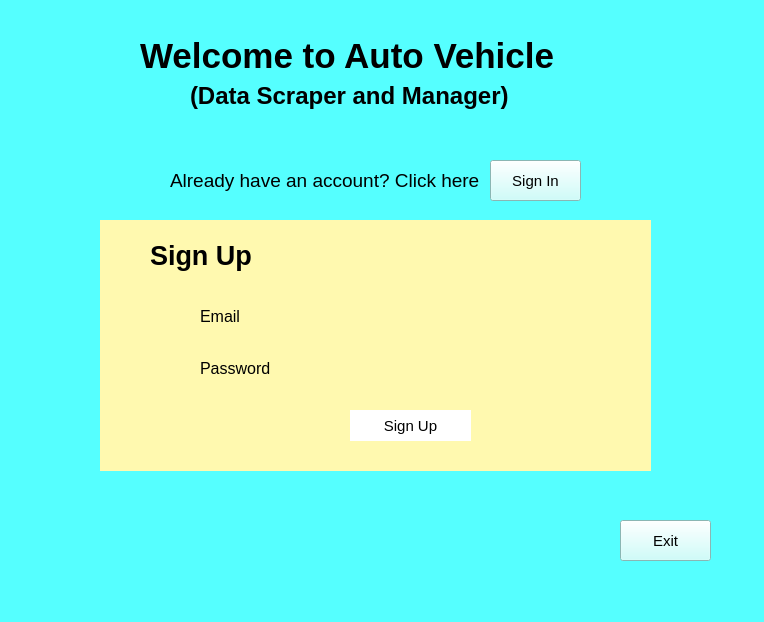
<?xml version="1.0" encoding="UTF-8"?>
<ui version="4.0">
 <class>Firstpage</class>
 <widget class="QWidget" name="Firstpage">
  <property name="geometry">
   <rect>
    <x>0</x>
    <y>0</y>
    <width>764</width>
    <height>622</height>
   </rect>
  </property>
  <property name="windowTitle">
   <string>SDMS</string>
  </property>
  <property name="windowIcon">
   <iconset>
    <normaloff>Pics/images.jpg</normaloff>Pics/images.jpg</iconset>
  </property>
  <property name="autoFillBackground">
   <bool>false</bool>
  </property>
  <property name="styleSheet">
   <string notr="true">background-color:rgb(85, 255, 255)
</string>
  </property>
  <widget class="QLabel" name="label">
   <property name="geometry">
    <rect>
     <x>140</x>
     <y>40</y>
     <width>451</width>
     <height>31</height>
    </rect>
   </property>
   <property name="font">
    <font>
     <pointsize>26</pointsize>
     <weight>75</weight>
     <bold>true</bold>
    </font>
   </property>
   <property name="text">
    <string>Welcome to Auto Vehicle</string>
   </property>
  </widget>
  <widget class="QLabel" name="label_3">
   <property name="geometry">
    <rect>
     <x>170</x>
     <y>160</y>
     <width>321</width>
     <height>41</height>
    </rect>
   </property>
   <property name="font">
    <font>
     <pointsize>14</pointsize>
    </font>
   </property>
   <property name="text">
    <string>Already have an account? Click here</string>
   </property>
  </widget>
  <widget class="QLabel" name="label_2">
   <property name="geometry">
    <rect>
     <x>190</x>
     <y>80</y>
     <width>391</width>
     <height>31</height>
    </rect>
   </property>
   <property name="font">
    <font>
     <pointsize>18</pointsize>
     <weight>75</weight>
     <bold>true</bold>
    </font>
   </property>
   <property name="text">
    <string>(Data Scraper and Manager)</string>
   </property>
  </widget>
  <widget class="QPushButton" name="signIn">
   <property name="geometry">
    <rect>
     <x>490</x>
     <y>160</y>
     <width>91</width>
     <height>41</height>
    </rect>
   </property>
   <property name="font">
    <font>
     <pointsize>11</pointsize>
    </font>
   </property>
   <property name="styleSheet">
    <string notr="true">background-color:rgb(193, 255, 251)</string>
   </property>
   <property name="text">
    <string>Sign In</string>
   </property>
   <property name="icon">
    <iconset resource="../Pics/a1.qrc">
     <normaloff>:/a1/icons8-login-30.png</normaloff>:/a1/icons8-login-30.png</iconset>
   </property>
   <property name="iconSize">
    <size>
     <width>50</width>
     <height>50</height>
    </size>
   </property>
  </widget>
  <widget class="QFrame" name="frame">
   <property name="geometry">
    <rect>
     <x>100</x>
     <y>220</y>
     <width>551</width>
     <height>251</height>
    </rect>
   </property>
   <property name="styleSheet">
    <string notr="true">background-color:rgb(255, 249, 175);
border :3px black; </string>
   </property>
   <property name="frameShape">
    <enum>QFrame::Panel</enum>
   </property>
   <property name="frameShadow">
    <enum>QFrame::Raised</enum>
   </property>
   <widget class="QPlainTextEdit" name="plainTextEdit">
    <property name="geometry">
     <rect>
      <x>190</x>
      <y>80</y>
      <width>271</width>
      <height>31</height>
     </rect>
    </property>
    <property name="styleSheet">
     <string notr="true">background-color:rgb(255, 255, 255);\nborder :3px black;</string>
    </property>
   </widget>
   <widget class="QPlainTextEdit" name="plainTextEdit_2">
    <property name="geometry">
     <rect>
      <x>190</x>
      <y>140</y>
      <width>271</width>
      <height>31</height>
     </rect>
    </property>
    <property name="styleSheet">
     <string notr="true">background-color:rgb(255, 255, 255);\nborder :3px black;</string>
    </property>
   </widget>
   <widget class="QLabel" name="label_4">
    <property name="geometry">
     <rect>
      <x>50</x>
      <y>20</y>
      <width>351</width>
      <height>31</height>
     </rect>
    </property>
    <property name="font">
     <font>
      <pointsize>20</pointsize>
      <weight>75</weight>
      <bold>true</bold>
     </font>
    </property>
    <property name="text">
     <string>Sign Up</string>
    </property>
   </widget>
   <widget class="QLabel" name="label_5">
    <property name="geometry">
     <rect>
      <x>100</x>
      <y>90</y>
      <width>47</width>
      <height>13</height>
     </rect>
    </property>
    <property name="font">
     <font>
      <pointsize>12</pointsize>
     </font>
    </property>
    <property name="text">
     <string>Email</string>
    </property>
   </widget>
   <widget class="QLabel" name="label_6">
    <property name="geometry">
     <rect>
      <x>100</x>
      <y>140</y>
      <width>71</width>
      <height>16</height>
     </rect>
    </property>
    <property name="font">
     <font>
      <pointsize>12</pointsize>
     </font>
    </property>
    <property name="text">
     <string>Password</string>
    </property>
   </widget>
   <widget class="QPushButton" name="signup">
    <property name="geometry">
     <rect>
      <x>250</x>
      <y>190</y>
      <width>121</width>
      <height>31</height>
     </rect>
    </property>
    <property name="font">
     <font>
      <pointsize>11</pointsize>
     </font>
    </property>
    <property name="styleSheet">
     <string notr="true">background-color:rgb(255, 255, 255)</string>
    </property>
    <property name="text">
     <string>Sign Up</string>
    </property>
    <property name="icon">
     <iconset>
      <normaloff>../Pics/—Pngtree—avatar icon profile icon member_5247852.png</normaloff>../Pics/—Pngtree—avatar icon profile icon member_5247852.png</iconset>
    </property>
    <property name="iconSize">
     <size>
      <width>50</width>
      <height>50</height>
     </size>
    </property>
   </widget>
  </widget>
  <widget class="QPushButton" name="pushButton_2">
   <property name="geometry">
    <rect>
     <x>620</x>
     <y>520</y>
     <width>91</width>
     <height>41</height>
    </rect>
   </property>
   <property name="font">
    <font>
     <pointsize>11</pointsize>
    </font>
   </property>
   <property name="styleSheet">
    <string notr="true">background-color:rgb(193, 255, 251)</string>
   </property>
   <property name="text">
    <string>Exit</string>
   </property>
   <property name="icon">
    <iconset resource="../Pics/a3.qrc">
     <normaloff>:/a3/icons8-exit-30.png</normaloff>:/a3/icons8-exit-30.png</iconset>
   </property>
   <property name="iconSize">
    <size>
     <width>50</width>
     <height>50</height>
    </size>
   </property>
  </widget>
 </widget>
 <resources>
  <include location="../Pics/a1.qrc"/>
  <include location="../Pics/a9.qrc"/>
  <include location="../Pics/a3.qrc"/>
  <include location="../Pics/a2.qrc"/>
 </resources>
 <connections/>
</ui>
